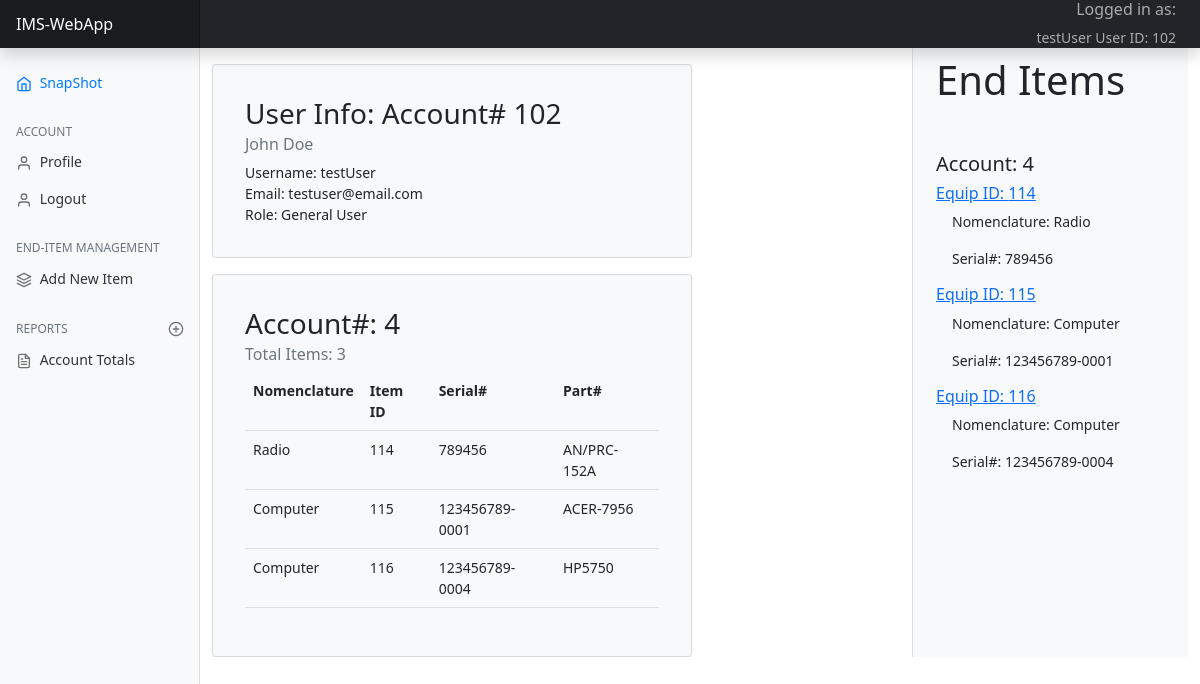
The page /home/ (signed in) on the database as committed earlier.
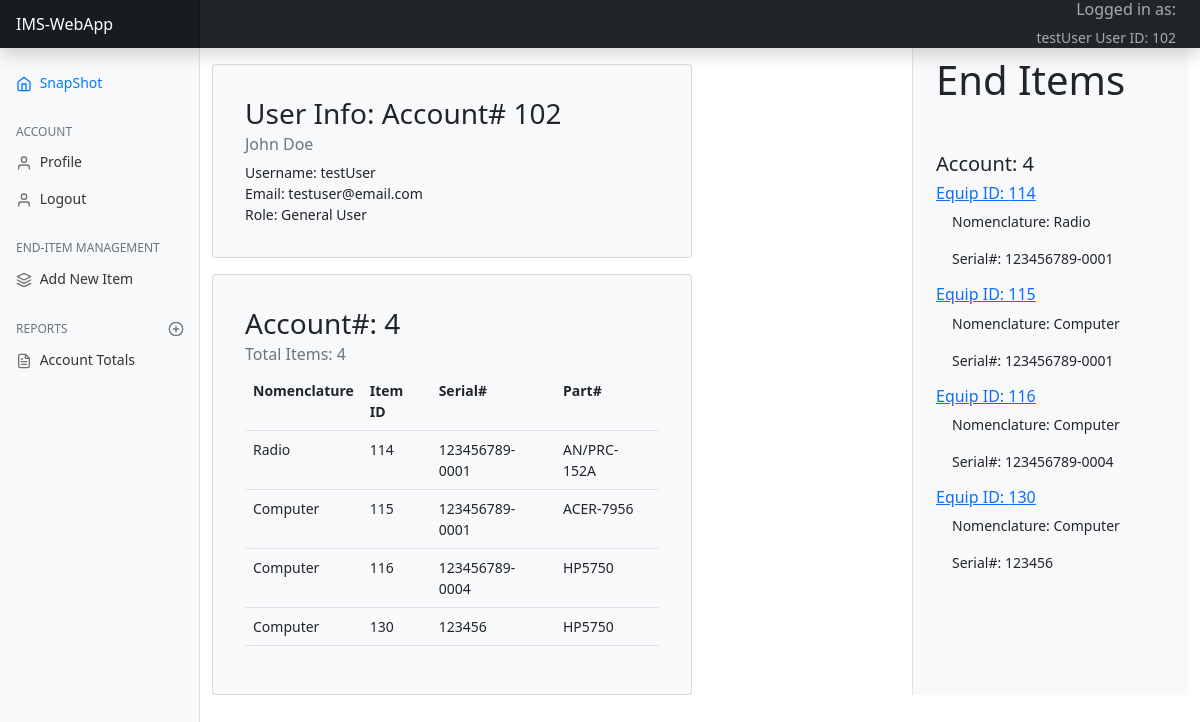
The same page on the database as committed later.
### account/models.py (models this page shows, shortened)
class Account(AbstractBaseUser):
    custodian_id            = models.AutoField(primary_key=True)
    email                   = models.EmailField(verbose_name="email",max_length=60, unique=True)
    username                = models.CharField(max_length=30, unique=True)
    first_name              = models.CharField(max_length=45)
    last_name               = models.CharField(max_length=45)
    date_joined             = models.DateTimeField(verbose_name='date joined', auto_now_add=True)
    last_login              = models.DateTimeField(verbose_name='last login', auto_now=True)
    is_admin                = models.BooleanField(default=False)
    is_active               = models.BooleanField(default=False)
    is_staff                = models.BooleanField(default=False)
    is_superuser            = models.BooleanField(default=False)
    USERNAME_FIELD = 'email'
    REQUIRED_FIELDS = ['username', 'first_name','last_name',]
    objects = MyAccountManager()
    def __str__(self):
        return self.email

### ims/models.py (models this page shows, shortened)
class EndItem(models.Model):
    SERVICEABLE = 'SR'
    NEEDS_REPAIR = 'R'
    UNREPAIRABLE = 'NR'
    STATUS_CHOICES = [
        (SERVICEABLE, 'Serviceable'),
        (NEEDS_REPAIR, 'Needs Repair'),
        (UNREPAIRABLE, 'Unrepairable'),
    ]
    end_item_id = models.AutoField(primary_key=True)
    nomenclature = models.CharField(max_length=45)
    part_number = models.CharField(max_length=45)
    serial_number = models.CharField(max_length=45)
    end_item_account_number = models.ForeignKey(EqAccount, on_delete=models.CASCADE, null=True, blank=True)
    status = models.CharField(max_length=45, choices=STATUS_CHOICES, default=SERVICEABLE)

### ims/views.py (the view)
# urls.py: 2. Add a URL to urlpatterns:  path('', views.home, name='home')
@login_required(login_url='login')
def home(request):
    current_user = request.user
    user_id = current_user.pk
    eq_acct = get_eq_acct(user_id)
    end_items = get_end_items(eq_acct)
    title = "Home"
    total_items = 0
    for item in end_items:
        total_items += 1
    context = {'total_items': total_items,
               'title': title,
               'current_user': current_user,
               'user_id': user_id,
               'eq_acct': eq_acct,
               'end_items': end_items
        }
    return render(request, 'ims/home.html', context)

### ims/views.py (called while the page is built)
def get_eq_acct(user_id):
    eq_acct = EqAccount.objects.values_list('eq_account_number', flat=True).filter(eq_account_custodian_id=user_id).first()
    return eq_acct

def get_end_items(eq_acct):
    end_items = EndItem.objects.filter(end_item_account_number=eq_acct)
    return end_items

### ims/templates/ims/home.html
{% extends "ims/ims_base.html" %}
{% block content %}
    <div class="card bg-light p-3 mt-3" style="width: 30rem;">
        <div class="card-body">
            <h3 class="card-title">User Info: Account# {{ user.pk }}</h3>
            <h6 class="card-subtitle mb-2 text-muted">{{ user.first_name }} {{ user.last_name }}</h6>
            <p class="card-text">Username: {{ user.username }}<br>
            Email: {{ user }}<br>
            {% if user.is_admin %}
                Role: Admin
            {% else %}
                Role: General User
            {% endif %}
            </p>
        </div>
    </div>
    <div class="card bg-light p-3 mt-3"   style="width: 30rem;">
        <div class="card-body">
            <h3 class="card-title">Account#: {{ eq_acct }}</h3>
            <h6 class="card-subtitle mb-2 text-muted">Total Items: {{ total_items }}</h6>
            <table class="table">
                <tr class="p-3">
                    <th>Nomenclature</th>
                    <th>Item ID</th>
                    <th>Serial#</th>
                    <th>Part#</th>
                </tr class="p-3">
                {% for item in end_items %}
                    <tr class="p-2">
                        <td>{{ item.nomenclature }}</td>
                        <td>{{ item.pk }}</td>
                        <td>{{ item.serial_number }}</td>
                        <td>{{ item.part_number }}</td>
                    </tr>
                {% endfor %}
            </table>
        </div>
    </div>
{% endblock %}

### ims/templates/ims/ims_base.html (shortened to what this page needs)
{% load static %}
<!doctype html>
<html lang="en">
  <head>
    <link href="https://cdn.jsdelivr.net/npm/bootstrap@5.0.0-beta2/dist/css/bootstrap.min.css" rel="stylesheet">
    <link href="https://getbootstrap.com/docs/5.0/examples/dashboard/dashboard.css" rel="stylesheet">
    <link rel="stylesheet" href="{% static 'ims_main.css' %}">
  </head>
<body>
    <header class="navbar navbar-dark sticky-top bg-dark flex-md-nowrap p-0 shadow">
        <a class="navbar-brand col-md-3 col-lg-2 me-0 px-3" href="{% url 'home' %}">IMS-WebApp</a>
        <div class="ml-auto pe-4 loggedin"><h6>Logged in as: </h6>{{ user.username }} User ID: {{ user.pk }}</div>
    </header>
    <div class="container-fluid">
        <div class="row">
            <div class="col-lg-2 col-md-3">
                <nav id="sidebarMenu" class="col-md-3 col-lg-2 d-md-block bg-light sidebar collapse">
                    <div class="position-sticky pt-3">
                        <ul class="nav flex-column">
                            <li class="nav-item">
                                <a class="nav-link active" aria-current="page" href="{% url 'home' %}">
                                    <span data-feather="home"></span>
                                    SnapShot
                                </a>
                            </li>
                        </ul>
                        <h6 class="sidebar-heading d-flex justify-content-between align-items-center px-3 mt-4 mb-1 text-muted">
                            <span>Account</span>
                        </h6>
                        <ul class="nav flex-column">
                            <li class="nav-item">
                                <a class="nav-link" href="{% url 'profile' %}">
                                    <span data-feather="user"></span>
                                    Profile
                                </a>
                            </li>
                            <li class="nav-item">
                                <a class="nav-link" href="{% url 'logout' %}">
                                    <span data-feather="user"></span>
                                    Logout
                                </a>
                            </li>
                        </ul>
                        <h6 class="sidebar-heading d-flex justify-content-between align-items-center px-3 mt-4 mb-1 text-muted">
                            <span>End-Item Management</span>
                        </h6>
                        <ul class="nav flex-column mb-2">
                            <li class="nav-item">
                                <a class="nav-link" href="{% url 'newItem' %}">
                                    <span data-feather="layers"></span>
                                    Add New Item
                                </a>
                            </li>
                        </ul>
                        <h6 class="sidebar-heading d-flex justify-content-between align-items-center px-3 mt-4 mb-1 text-muted">
                            <span>Reports</span>
                                <a class="link-secondary" href="#" aria-label="Add a new report">
                                    <span data-feather="plus-circle"></span>
                                </a>
                        </h6>
                        <ul class="nav flex-column mb-2">
                            <li class="nav-item">
                                <a class="nav-link" href="#">
                                    <span data-feather="file-text"></span>
                                        Account Totals
                                </a>
                            </li>
                        </ul>
                    </div>
                </nav>
            </div>
            <div id="page-content" class="col-md-6 col-lg-7 col-sm-8">
            {% block content %} {% endblock %}
            </div>
            <div class="col-md-3 col-lg-3 col-sm-4">
                <div class="container right-side">
                    <h1 class="pt-2 mb-5">End Items</h1>
                    <h5 class="acct_id" id="{{ eq_acct }}" name="acct_id">Account: {{ eq_acct }}</h5>
                    {% for item in end_items %}
                        <a id="{{ item.end_item_id }}" href="{% url 'updateItem' item.end_item_id %}"><h6>Equip ID: {{ item.end_item_id }}</h6></a>
                        <p class="ps-3">Nomenclature: {{ item.nomenclature }}</p>
                        <p class="ps-3">Serial#: {{ item.serial_number }}</p>
                    {% endfor %}
                </div>
            </div>
        </div>
    </div>
</body>
</html>

### ims/static/ims_main.css (style rules this page uses)
body { font-size: .875rem; }
.feather { width: 16px; height: 16px; vertical-align: text-bottom; }
.sidebar { position: fixed; top: 0; bottom: 0; left: 0; z-index: 100; padding: 48px 0 0; box-shadow: inset -1px 0 0 rgba(0, 0, 0, .1); }
.sidebar .nav-link { font-weight: 500; color: #333; }
.sidebar .nav-link .feather { margin-right: 4px; color: #727272; }
.sidebar .nav-link.active { color: #007bff; }
.sidebar .nav-link:hover .feather, .sidebar .nav-link.active .feather { color: inherit; }
.sidebar-heading { font-size: .75rem; text-transform: uppercase; }
.navbar-brand { padding-top: .75rem; padding-bottom: .75rem; font-size: 1rem; background-color: rgba(0, 0, 0, .25); box-shadow: inset -1px 0 0 rgba(0, 0, 0, .25); }

### ims/templates/ims/ims_base.html (style rules this page uses)
.loggedin { color: #aaaaaa; text-align: right; }
.right-side, .container { height: 100%; box-shadow: inset 1px 0 0 rgba(0, 0, 0, .1); overflow-x: auto; overflow-y: auto; border-left:inherit; background-color: #f8f9fa!important; }

Rows that differ between the two databases and show on the page:
changed EndItem "Radio": serial_number "789456" → "123456789-0001"
added EndItem: nomenclature "Computer", pk "130", serial_number "123456", part_number "HP5750", end_item_id "130"
Other text that changed with them:
{{ total_items }}: "3" → "4"
